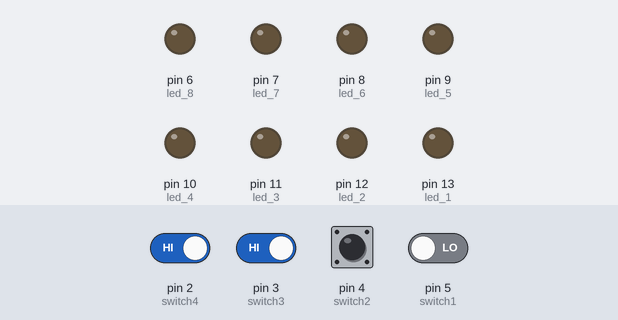
Recording of a sketch running on a simulated Arduino Uno, built with avr-gcc and run on an emulated ATmega328P. On the bench: output pins drawn as LEDs (lit = HIGH). Dashed ring = blinking. Inputs (shaded band) come from the test bench; at power-on: pin 2 (switch4), pin 3 (switch3), pin 4 (switch2) HIGH, pin 5 (switch1) LOW.

Above: at 1.2 s.
1.3 s: pin 2 (switch4) driven LOW and pin 3 (switch3) driven LOW
At 1.73 s:
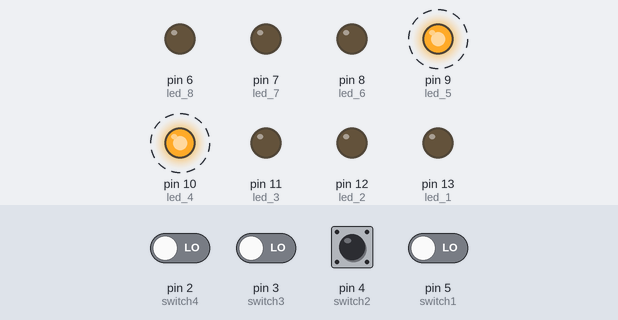
4.3 s: pin 2 (switch4) driven HIGH
At 4.48 s:
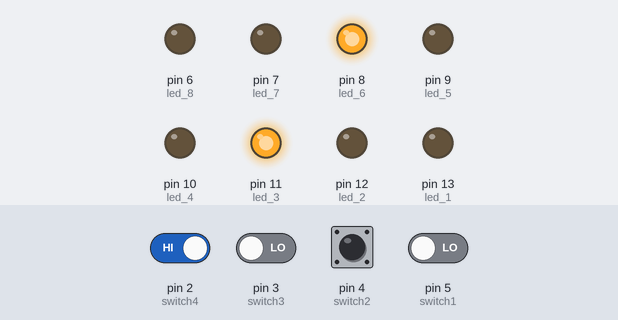
6.3 s: pin 4 (switch2) pulled LOW for 0.15 s
At 8.2 s:
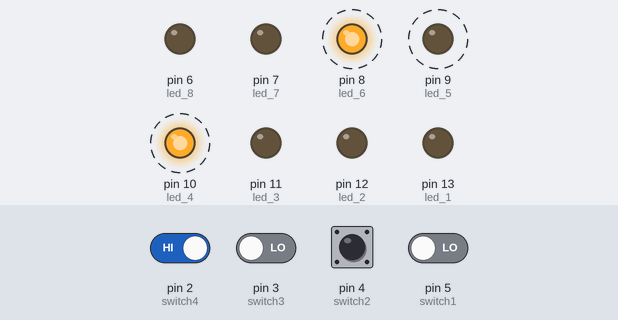
9.4 s: pin 4 (switch2) pulled LOW for 1 s
At 10.7 s:
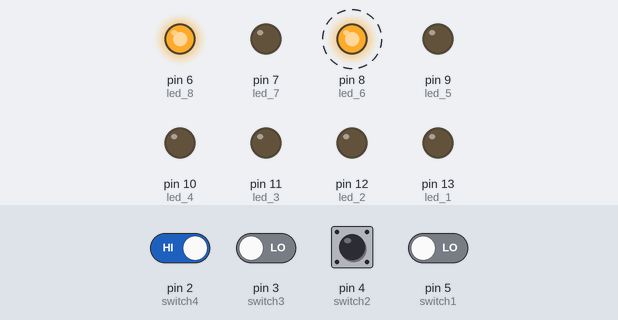
13.4 s: pin 2 (switch4) driven LOW
At 14.27 s:
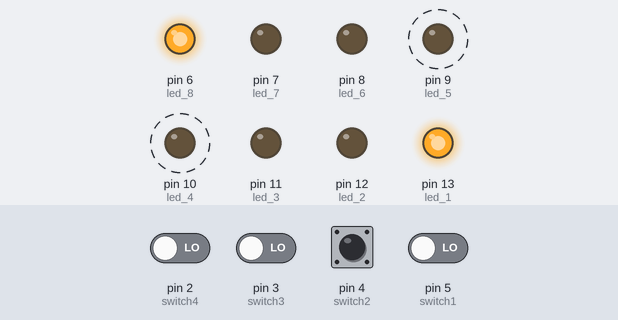
16.4 s: pin 4 (switch2) driven LOW and pin 5 (switch1) driven HIGH
Timing chart, 0 to 20.4 s (numbered marks = the images above; inputs shaded):
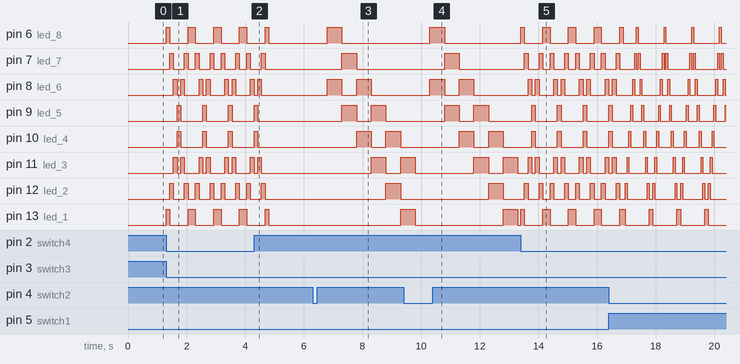

The sketch:

sketch_may12a.ino
```cpp
#define switch1 5
#define switch2 4
#define switch3 3
#define switch4 2
#define led_1 13
#define led_2 12
#define led_3 11
#define led_4 10
#define led_5 9
#define led_6 8
#define led_7 7
#define led_8 6

void setup() {
  Serial.begin(9600);
  pinMode(led_1, OUTPUT);
  pinMode(led_2, OUTPUT);
  pinMode(led_3, OUTPUT);
  pinMode(led_4, OUTPUT);
  pinMode(led_5, OUTPUT);
  pinMode(led_6, OUTPUT);
  pinMode(led_7, OUTPUT);
  pinMode(led_8, OUTPUT);
  pinMode(switch1, INPUT);
  pinMode(switch2, INPUT);
  pinMode(switch3, INPUT);
  pinMode(switch4, INPUT);
}

void loop() {

int reading_one = digitalRead(5);
int reading_two = digitalRead(4);
int reading_three = digitalRead(3);
int reading_four = digitalRead(2);

if (reading_one == HIGH && reading_two == LOW && reading_three == LOW && reading_four == LOW){
  digitalWrite(led_1, LOW);
  digitalWrite(led_1, HIGH);
  delay(63);
  digitalWrite(led_1, LOW);
  digitalWrite(led_2, LOW);
  digitalWrite(led_2, HIGH);
  delay(63);
  digitalWrite(led_2, LOW);
  digitalWrite(led_3, LOW);
  digitalWrite(led_3, HIGH);
  delay(63);
  digitalWrite(led_3, LOW);
  digitalWrite(led_4, LOW);
  digitalWrite(led_4, HIGH);
  delay(63);
  digitalWrite(led_4, LOW);
  digitalWrite(led_5, LOW);
  digitalWrite(led_5, HIGH);
  delay(63);
  digitalWrite(led_5, LOW);
  digitalWrite(led_6, LOW);
  digitalWrite(led_6, HIGH);
  delay(63);
  digitalWrite(led_6, LOW);
  digitalWrite(led_7, LOW);
  digitalWrite(led_7, HIGH);
  delay(63);
  digitalWrite(led_7, LOW);
  digitalWrite(led_8, LOW);
  digitalWrite(led_8, HIGH);
  delay(63);
  digitalWrite(led_8, LOW);
  digitalWrite(led_7, LOW);
  digitalWrite(led_7, HIGH);
  delay(63);
  digitalWrite(led_7, LOW);
  digitalWrite(led_6, LOW);
  digitalWrite(led_6, HIGH);
  delay(63);
  digitalWrite(led_6, LOW);
  digitalWrite(led_5, LOW);
  digitalWrite(led_5, HIGH);
  delay(63);
  digitalWrite(led_5, LOW);
  digitalWrite(led_4, LOW);
  digitalWrite(led_4, HIGH);
  delay(63);
  digitalWrite(led_4, LOW);
  digitalWrite(led_3, LOW);
  digitalWrite(led_3, HIGH);
  delay(63);
  digitalWrite(led_3, LOW);
  digitalWrite(led_2, LOW);
  digitalWrite(led_2, HIGH);
  delay(63);
  digitalWrite(led_2, LOW);
  digitalWrite(led_1, LOW);
  digitalWrite(led_1, HIGH);
  delay(63);
  digitalWrite(led_1, LOW);
}

if (reading_one == LOW && reading_two == HIGH && reading_three == LOW && reading_four == LOW){
  digitalWrite(led_1, LOW);
  digitalWrite(led_8, LOW);
  digitalWrite(led_1, HIGH);
  digitalWrite(led_8, HIGH);
  delay(125);
  digitalWrite(led_1, LOW);
  digitalWrite(led_8, LOW);
  digitalWrite(led_2, LOW);
  digitalWrite(led_7, LOW);
  digitalWrite(led_2, HIGH);
  digitalWrite(led_7, HIGH);
  delay(125);
  digitalWrite(led_2, LOW);
  digitalWrite(led_7, LOW);
  digitalWrite(led_3, LOW);
  digitalWrite(led_6, LOW);
  digitalWrite(led_3, HIGH);
  digitalWrite(led_6, HIGH);
  delay(125);
  digitalWrite(led_3, LOW);
  digitalWrite(led_6, LOW);
  digitalWrite(led_4, LOW);
  digitalWrite(led_5, LOW);
  digitalWrite(led_4, HIGH);
  digitalWrite(led_5, HIGH);
  delay(125);
  digitalWrite(led_4, LOW);
  digitalWrite(led_5, LOW);
  digitalWrite(led_3, LOW);
  digitalWrite(led_6, LOW);
  digitalWrite(led_3, HIGH);
  digitalWrite(led_6, HIGH);
  delay(125);
  digitalWrite(led_3, LOW);
  digitalWrite(led_6, LOW);
  digitalWrite(led_2, LOW);
  digitalWrite(led_7, LOW);
  digitalWrite(led_2, HIGH);
  digitalWrite(led_7, HIGH);
  delay(125);
  digitalWrite(led_2, LOW);
  digitalWrite(led_7, LOW);
  digitalWrite(led_1, LOW);
  digitalWrite(led_8, LOW);
  digitalWrite(led_1, HIGH);
  digitalWrite(led_8, HIGH);
  delay(125);
  digitalWrite(led_1, LOW);
  digitalWrite(led_8, LOW);


}

if (reading_one == LOW && reading_two == LOW && reading_three == HIGH && reading_four == LOW){
  digitalWrite(led_1, LOW);
  digitalWrite(led_8, LOW);
  digitalWrite(led_2, LOW);
  digitalWrite(led_7, LOW);
  digitalWrite(led_3, LOW);
  digitalWrite(led_6, LOW);
  digitalWrite(led_4, LOW);
  digitalWrite(led_5, LOW);
  delay(125);
  digitalWrite(led_1, LOW);
  digitalWrite(led_8, LOW);
  digitalWrite(led_1, HIGH);
  digitalWrite(led_8, HIGH);
  delay(125);
  digitalWrite(led_2, LOW);
  digitalWrite(led_7, LOW);
  digitalWrite(led_2, HIGH);
  digitalWrite(led_7, HIGH);
  delay(125);
  digitalWrite(led_3, LOW);
  digitalWrite(led_6, LOW);
  digitalWrite(led_3, HIGH);
  digitalWrite(led_6, HIGH);
  delay(125);
  digitalWrite(led_4, LOW);
  digitalWrite(led_5, LOW);
  digitalWrite(led_4, HIGH);
  digitalWrite(led_5, HIGH);
  delay(125);
  digitalWrite(led_4, LOW);
  digitalWrite(led_5, LOW);
  delay(125);
  digitalWrite(led_3, LOW);
  digitalWrite(led_6, LOW);
  delay(125);
  digitalWrite(led_2, LOW);
  digitalWrite(led_7, LOW);
  delay(125);
  digitalWrite(led_1, LOW);
  digitalWrite(led_8, LOW);

}
if (reading_one == LOW && reading_two == LOW && reading_three == LOW && reading_four == HIGH){
  digitalWrite(led_1, LOW);
  digitalWrite(led_8, LOW);
  digitalWrite(led_2, LOW);
  digitalWrite(led_7, LOW);
  digitalWrite(led_3, LOW);
  digitalWrite(led_6, LOW);
  digitalWrite(led_4, LOW);
  digitalWrite(led_5, LOW);
  delay(500);
  digitalWrite(led_8, LOW);
  digitalWrite(led_6, LOW);
  digitalWrite(led_8, HIGH);
  digitalWrite(led_6, HIGH);
  delay(500);
  digitalWrite(led_8, LOW);
  digitalWrite(led_6, LOW);
  digitalWrite(led_5, LOW);
  digitalWrite(led_7, LOW);
  digitalWrite(led_5, HIGH);
  digitalWrite(led_7, HIGH);
  delay(500);
  digitalWrite(led_5, LOW);
  digitalWrite(led_7, LOW);
  digitalWrite(led_4, LOW);
  digitalWrite(led_6, LOW);
  digitalWrite(led_4, HIGH);
  digitalWrite(led_6, HIGH);
  delay(500);
  digitalWrite(led_4, LOW);
  digitalWrite(led_6, LOW);
  digitalWrite(led_3, LOW);
  digitalWrite(led_5, LOW);
  digitalWrite(led_3, HIGH);
  digitalWrite(led_5, HIGH);
  delay(500);
  digitalWrite(led_3, LOW);
  digitalWrite(led_5, LOW);
  digitalWrite(led_2, LOW);
  digitalWrite(led_4, LOW);
  digitalWrite(led_2, HIGH);
  digitalWrite(led_4, HIGH);
  delay(500);
  digitalWrite(led_2, LOW);
  digitalWrite(led_4, LOW);
  digitalWrite(led_1, LOW);
  digitalWrite(led_3, LOW);
  digitalWrite(led_1, HIGH);
  digitalWrite(led_3, HIGH);
  delay(500);
  digitalWrite(led_1, LOW);
  digitalWrite(led_3, LOW);

}
}
```

Measured:
- after the input at 1.3 s, pin 6 (led_8): LOW → HIGH at once, then repeats every 0.88 s: LOW 0.63 s, HIGH 0.25 s; pin 7 (led_7): LOW → HIGH after 0.13 s, then repeats every 0.88 s: LOW 0.38 s, HIGH 0.13 s, LOW 0.25 s, HIGH 0.13 s
- after the input at 4.3 s, pin 7 (led_7), pin 12 (led_2): goes on until 4.7 s, then stays LOW; pin 8 (led_6), pin 11 (led_3): goes on until 4.6 s, then stays LOW; pin 9 (led_5), pin 10 (led_4): goes on until 4.4 s, then stays LOW
- after the input at 6.3 s, pin 6 (led_8): LOW → HIGH after 0.50 s, → LOW 0.50 s later; pin 7 (led_7): LOW → HIGH after 1.0 s, → LOW 0.50 s later
- after the input at 9.4 s, pin 6 (led_8): LOW → HIGH after 0.90 s, → LOW 0.50 s later; pin 7 (led_7): LOW → HIGH after 1.4 s, → LOW 0.50 s later
- after the input at 13.4 s, pin 6 (led_8): LOW → HIGH at once, then repeats every 0.88 s: LOW 0.63 s, HIGH 0.25 s; pin 7 (led_7): LOW → HIGH after 0.13 s, then repeats every 0.88 s: LOW 0.38 s, HIGH 0.13 s, LOW 0.25 s, HIGH 0.13 s
